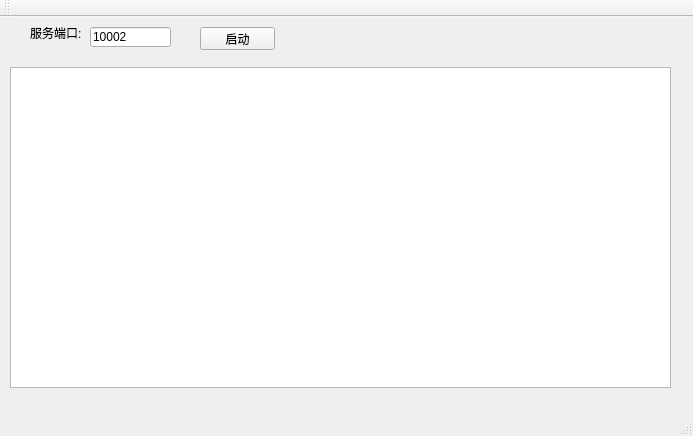
<?xml version="1.0" encoding="UTF-8"?>
<ui version="4.0">
 <class>MainWindow</class>
 <widget class="QMainWindow" name="MainWindow">
  <property name="geometry">
   <rect>
    <x>0</x>
    <y>0</y>
    <width>693</width>
    <height>436</height>
   </rect>
  </property>
  <property name="windowTitle">
   <string>MainWindow</string>
  </property>
  <widget class="QWidget" name="centralWidget">
   <widget class="QLineEdit" name="lePort">
    <property name="geometry">
     <rect>
      <x>90</x>
      <y>10</y>
      <width>81</width>
      <height>20</height>
     </rect>
    </property>
    <property name="text">
     <string>10002</string>
    </property>
   </widget>
   <widget class="QLabel" name="label_7">
    <property name="geometry">
     <rect>
      <x>30</x>
      <y>10</y>
      <width>54</width>
      <height>12</height>
     </rect>
    </property>
    <property name="text">
     <string>服务端口:</string>
    </property>
   </widget>
   <widget class="QPushButton" name="pbStart">
    <property name="geometry">
     <rect>
      <x>200</x>
      <y>10</y>
      <width>75</width>
      <height>23</height>
     </rect>
    </property>
    <property name="text">
     <string>启动</string>
    </property>
   </widget>
   <widget class="QTextEdit" name="teLog">
    <property name="geometry">
     <rect>
      <x>10</x>
      <y>50</y>
      <width>661</width>
      <height>321</height>
     </rect>
    </property>
   </widget>
  </widget>
  <widget class="QMenuBar" name="menuBar">
   <property name="geometry">
    <rect>
     <x>0</x>
     <y>0</y>
     <width>693</width>
     <height>23</height>
    </rect>
   </property>
  </widget>
  <widget class="QToolBar" name="mainToolBar">
   <attribute name="toolBarArea">
    <enum>TopToolBarArea</enum>
   </attribute>
   <attribute name="toolBarBreak">
    <bool>false</bool>
   </attribute>
  </widget>
  <widget class="QStatusBar" name="statusBar"/>
 </widget>
 <layoutdefault spacing="6" margin="11"/>
 <resources/>
 <connections/>
</ui>
